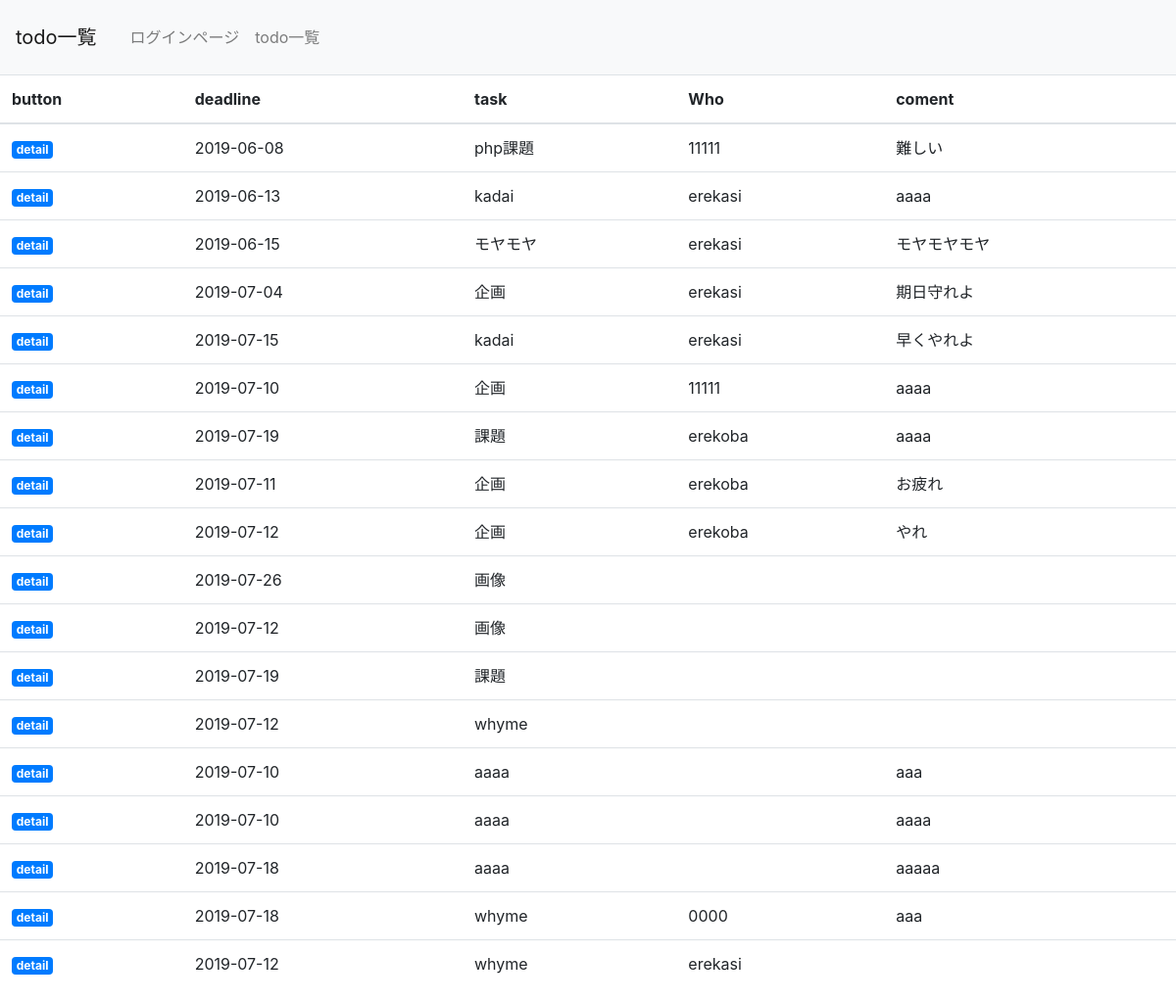
Screenshot of /select_nologin.php with the database file from the repository.
### tables this page shows
CREATE TABLE `php02_table` (
  `id` int(12) NOT NULL,
  `task` varchar(128) NOT NULL,
  `deadline` date NOT NULL,
  `comment` text,
  `indate` datetime NOT NULL,
  `image` varchar(128) DEFAULT NULL,
  `send` varchar(64) DEFAULT NULL,
  `recieve` varchar(64) DEFAULT NULL,
  `trash` int(1) DEFAULT NULL
);

### select_nologin.php (the view, shortened to what this page needs)
<?php
include('functions.php');
$menu = menu();
$pdo = db_conn();
$sql = 'SELECT * FROM php02_table';
$stmt = $pdo->prepare($sql);
$status = $stmt->execute();
$view = '';
if ($status == false) {
    errorMsg($stmt);
} else {
    while ($result = $stmt->fetch(PDO::FETCH_ASSOC)) {
        $view .= '<tr id=list>';
        $view .= '<td><a href="detail_nologin.php?id=' . $result['id'] . '"class="badge badge-primary">detail</a></td>';
        $view .= '<td>' . $result["deadline"] . '</td>';
        $view .= '<td>' . $result["task"] . '</td>';
        $view .= '<td>' . $result["recieve"] . '</td>';
        $view .= '<td>' . $result["comment"] . '</td>';
        $view .= '</tr>';
    }
}
?>
<!DOCTYPE html>
<html lang="ja">
<head>
    <link rel="stylesheet" href="https://stackpath.bootstrapcdn.com/bootstrap/4.2.1/css/bootstrap.min.css">
</head>
<body>
    <header>
        <nav class="navbar navbar-expand-lg navbar-light bg-light">
            <a class="navbar-brand" href="#">todo一覧</a>
            <div class="collapse navbar-collapse" id="navbarNav">
                <ul class="navbar-nav">
                    <?= $menu ?>
                </ul>
            </div>
        </nav>
    </header>
    <table class="table">
        <thead>
            <tr>
                <th>button</th>
                <th>deadline</th>
                <th>task</th>
                <th>Who</th>
                <th>coment</th>
            </tr>
        </thead>
        <tbody id="selected">
            <?= $view ?>
        </tbody>
    </table>
</body>
</html>

### select_nologin.php (style rules this page uses)
div { padding: 10px; font-size: 16px; }

### rows the page displays
php02_table: deadline "2019-06-08", task "php課題", recieve "11111", comment "難しい"
php02_table: deadline "2019-06-13", task "kadai", recieve "erekasi", comment "aaaa"
php02_table: deadline "2019-06-15", task "モヤモヤ", recieve "erekasi", comment "モヤモヤモヤ"
php02_table: deadline "2019-07-04", task "企画", recieve "erekasi", comment "期日守れよ"
php02_table: deadline "2019-07-15", task "kadai", recieve "erekasi", comment "早くやれよ"
php02_table: deadline "2019-07-10", task "企画", recieve "11111", comment "aaaa"
php02_table: deadline "2019-07-19", task "課題", recieve "erekoba", comment "aaaa"
php02_table: deadline "2019-07-11", task "企画", recieve "erekoba", comment "お疲れ"
php02_table: deadline "2019-07-12", task "企画", recieve "erekoba", comment "やれ"
php02_table: deadline "2019-07-26", task "画像"
php02_table: deadline "2019-07-12", task "画像"
php02_table: deadline "2019-07-19", task "課題"
php02_table: deadline "2019-07-12", task "whyme"
php02_table: deadline "2019-07-10", task "aaaa", comment "aaa"
php02_table: deadline "2019-07-10", task "aaaa", comment "aaaa"
php02_table: deadline "2019-07-18", task "aaaa", comment "aaaaa"
php02_table: deadline "2019-07-18", task "whyme", recieve "0000", comment "aaa"
php02_table: deadline "2019-07-12", task "whyme", recieve "erekasi"
